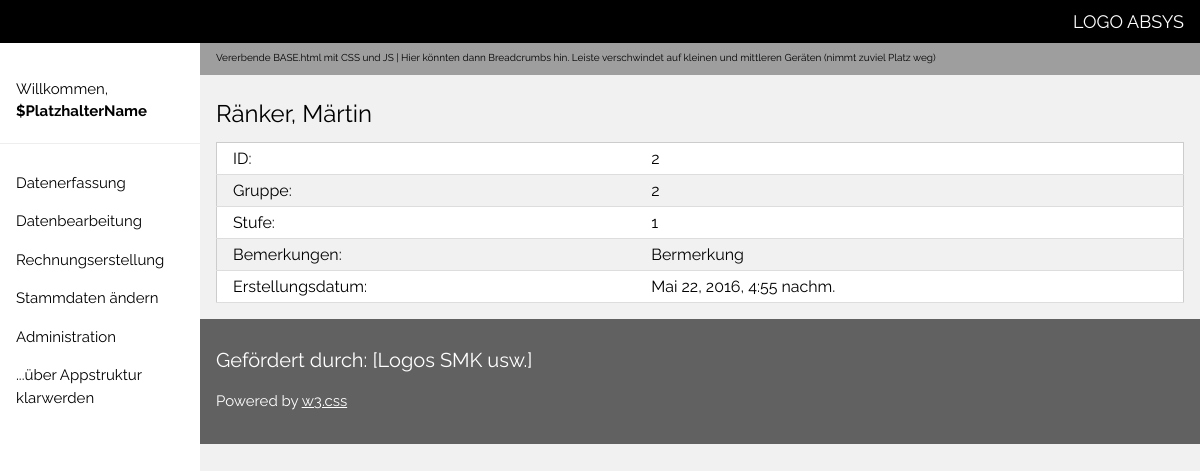
Page /schueler/2 on the committed database.
### schueler/models.py (models this page shows, shortened)
class Schueler(models.Model):
    nachname = models.CharField(max_length=200)
    vorname = models.CharField(max_length=200)
    geburtsdatum = models.DateField()
    bemerkungen = models.TextField(max_length=10000)
    gruppe = models.ForeignKey(Gruppe, on_delete=models.CASCADE, default='1')
    stufe = models.ForeignKey(Stufe, on_delete=models.CASCADE, default='1')
    erstellungsdatum = models.DateTimeField(auto_now_add = True)

class Gruppe(models.Model):
    gruppenname = models.CharField(max_length=400, default='1')
    bemerkungen = models.CharField(max_length=200)
    def __unicode__(self):
       return self.gruppenname

class Stufe(models.Model):
    stufenname = models.CharField(max_length=400, default='1')
    bemerkungen = models.CharField(max_length=200)
    def __unicode__(self):
        return self.stufenname

### schueler/views.py (the view)
# urls.py: url(r'^(?P<pk>\d+)', 'schueler.views.SchuelerDetail', name='schueler_detail'),
def SchuelerDetail(request, pk):
    schueler = get_object_or_404(Schueler, pk=pk)
    return render(request, 'schueler/schueler_detail.html', {'schueler': schueler})

### schueler/templates/schueler/schueler_detail.html
{% extends 'base/base.html' %}
{% block content %}
    <div>
        <h3> {{ schueler.nachname }}, {{ schueler.vorname }} </h3>
        <div>
                <table class="w3-table-all w3-responsive w3-hoverable ">
                    <tr>
                        <td align="left">ID:</td>
                        <td align="left">{{ schueler.pk }} </td>
                    </tr>
                    <tr>
                        <td align="left">Gruppe:</td>
                        <td align="left">{{ schueler.gruppe }} </td>
                    </tr>
                     <tr>
                        <td align="left">Stufe:</td>
                        <td align="left">{{ schueler.stufe }} </td>
                    </tr>
                    <tr>
                        <td align="left">Bemerkungen:</td>
                        <td align="left">{{ schueler.bemerkungen }} </td>
                    </tr>
                    <tr>
                        <td align="left">Erstellungsdatum:</td>
                        <td align="left">{{ schueler.erstellungsdatum }} </td>
                    </tr>
                </table>
        </div>
    </div>
{% endblock %}

### base/static/css/w3.css (style rules this page uses)
* { -webkit-box-sizing:border-box;-moz-box-sizing:border-box;box-sizing:border-box }
html { -ms-text-size-adjust:100%;-webkit-text-size-adjust:100% }
body { margin:0 }
html,body { font-family:Verdana,sans-serif;font-size:15px;line-height:1.5 }
html { overflow-x:hidden }
h1,h2,h3,h4,h5,h6,.w3-slim,.w3-wide { font-family:"Segoe UI",Arial,sans-serif }
h3 { font-size:24px }
h1,h2,h3,h4,h5,h6 { font-weight:400;margin:10px 0 }
table { border-collapse:collapse;border-spacing:0;width:100%;display:table }
table,th,td { border:none }
.w3-table-all { border:1px solid #ccc }
.w3-bordered tr,.w3-table-all tr { border-bottom:1px solid #ddd }
.w3-table-all tr:nth-child(odd) { background-color:#fff }
.w3-table-all tr:nth-child(even) { background-color:#f1f1f1 }
.w3-table td,.w3-table th,.w3-table-all td,.w3-table-all th { padding:6px 8px;display:table-cell;text-align:left;vertical-align:top }
.w3-table th:first-child,.w3-table td:first-child,.w3-table-all th:first-child,.w3-table-all td:first-child { padding-left:16px }
.w3-btn,.w3-btn-floating,.w3-btn-floating-large,.w3-btn-block,.w3-hover-shadow,.w3-hover-opacity, .w3-navbar a,.w3-sidenav a,.w3-dropnav a,.w3-pagination li a,.w3-hoverable tbody tr,.w3-hoverable li,.w3-accordion-content a,.w3-dropdown-content a,.w3-dropdown-click:hover,.w3-dropdown-hover:hover,.w3-opennav,.w3-closenav,.w3-closebtn, .w3-hover-amber,.w3-hover-aqua,.w3-hover-blue,.w3-hover-light-blue,.w3-hover-brown,.w3-hover-cyan,.w3-hover-blue-grey,.w3-hover-green,.w3-hover-light-green,.w3-hover-indigo,.w3-hover-khaki,.w3-hover-lime,.w3-hover-orange,.w3-hover-deep-orange,.w3-hover-pink, .w3-hover-purple,.w3-hover-deep-purple,.w3-hover-red,.w3-hover-sand,.w3-hover-teal,.w3-hover-yellow,.w3-hover-white,.w3-hover-black,.w3-hover-grey,.w3-hover-light-grey,.w3-hover-dark-grey,.w3-hover-text-amber,.w3-hover-text-aqua,.w3-hover-text-blue,.w3-hover-text-light-blue, .w3-hover-text-brown,.w3-hover-text-cyan,.w3-hover-text-blue-grey,.w3-hover-text-green,.w3-hover-text-light-green,.w3-hover-text-indigo,.w3-hover-text-khaki,.w3-hover-text-lime,.w3-hover-text-orange,.w3-hover-text-deep-orange,.w3-hover-text-pink,.w3-hover-text-purple, .w3-hover-text-deep-purple,.w3-hover-text-red,.w3-hover-text-sand,.w3-hover-text-teal,.w3-hover-text-yellow,.w3-hover-text-white,.w3-hover-text-black,.w3-hover-text-grey,.w3-hover-text-light-grey,.w3-hover-text-dark-grey { -webkit-transition:background-color .3s,color .15s,box-shadow .3s,opacity 0.3s;transition:background-color .3s,color .15s,box-shadow .3s,opacity 0.3s }
.w3-responsive { overflow-x:auto }
.w3-light-grey,.w3-hover-light-grey:hover { color:#000!important;background-color:#f1f1f1!important }

### base/templates/base/base.html (style rules this page uses)
html,body,h1,h2,h3,h4,h5 { font-family: "Raleway", sans-serif }

### rows in the picture
Schueler: nachname "Ränker", vorname "Märtin", pk "2", gruppe "2", stufe "1", bemerkungen "Bermerkung", erstellungsdatum "Mai 22, 2016, 4:55 nachm."
